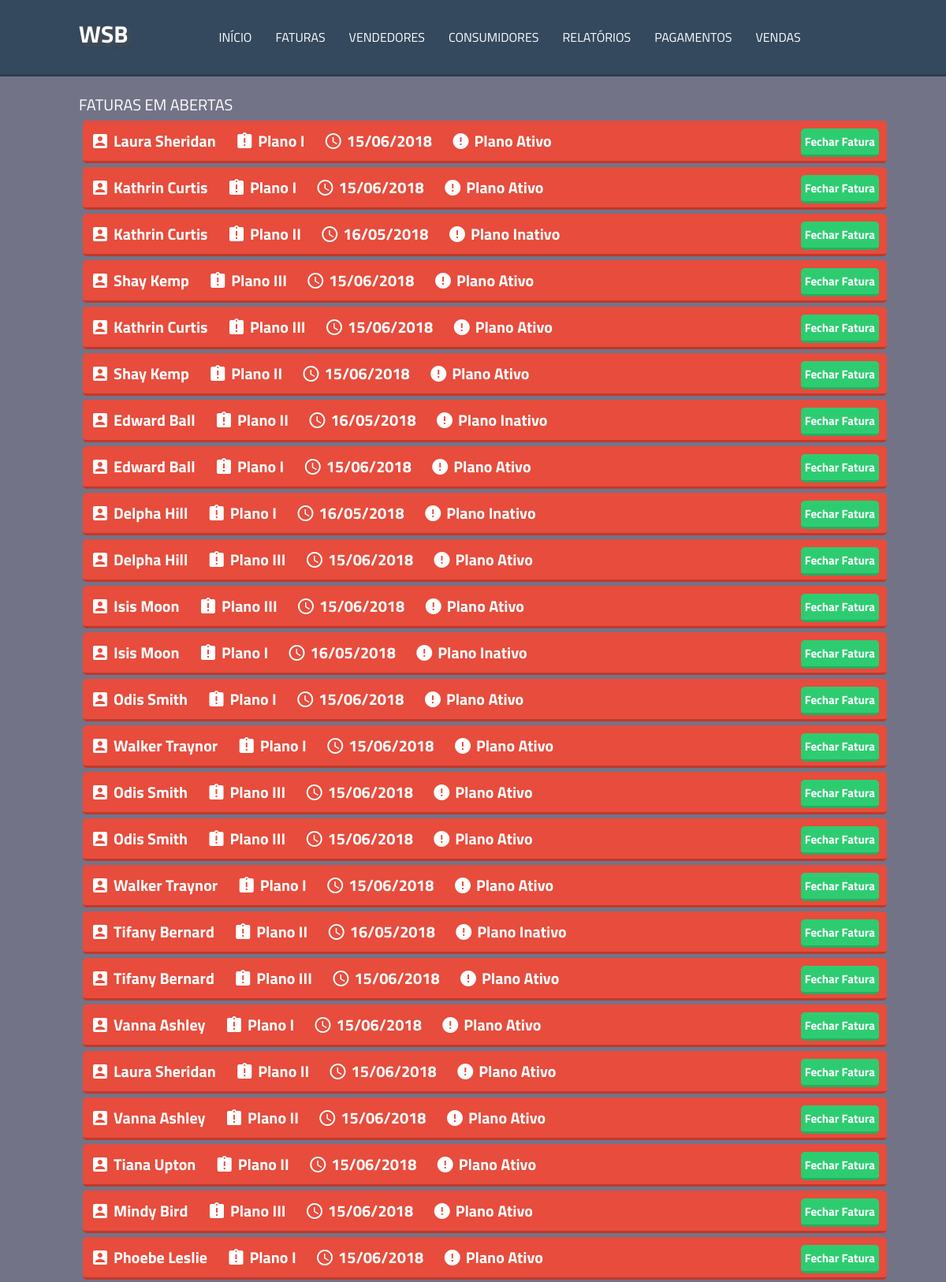
The app's page /fatura (upper part) with its own data.
### tables this page shows
CREATE TABLE `planoconsumidor` (
  `idplanoConsu` int(11) NOT NULL,
  `idconsu` int(11) NOT NULL,
  `idplanos` int(11) NOT NULL,
  `status` tinyint(1) NOT NULL,
  `data` varchar(200) NOT NULL
);

CREATE TABLE `consumidor` (
  `idconsu` int(11) NOT NULL,
  `cpf` varchar(100) NOT NULL,
  `nome` varchar(100) NOT NULL,
  `telefone` varchar(100) NOT NULL,
  `email` varchar(100) NOT NULL
);

CREATE TABLE `planos` (
  `idplanos` int(11) NOT NULL,
  `valor` float NOT NULL,
  `nomePlano` varchar(200) NOT NULL
);

### paginas/fatura.php (the view, shortened to what this page needs)
<div class="container corpo">
	<div id="center">
		<div class="titulo">
			<span>FATURAS EM ABERTAS</span>
		</div>
<?php
    $time = time();
	$query = mysqli_query($con, "SELECT * FROM planoconsumidor WHERE data < '$time' ");
	$count = mysqli_num_rows($query);
	if ($count <= 0) {
		echo '<div class="erro">Nenhuma fatura em aberta!</div>';
	}else{
		while ($row = mysqli_fetch_assoc($query)) {
				$idconsu = $row['idconsu'];
				$idplano = $row['idplanos'];
				$queryConsu = mysqli_query($con, "SELECT * FROM consumidor WHERE idconsu ='$idconsu' ");
				$queryPlano = mysqli_query($con, "SELECT * FROM planos WHERE idplanos = '$idplano'");
				$rowConsu = mysqli_fetch_assoc($queryConsu);
				$rowPlano = mysqli_fetch_assoc($queryPlano);
?>
		<div class="caixaFatura">
			<i class="material-icons" style="vertical-align: -5px; margin-right: 5px;">account_box</i><span><?= $rowConsu['nome'] ?> </span>
			<i class="material-icons" style="vertical-align: -5px; margin-right: 5px;">assignment_late</i><span><?= $rowPlano['nomePlano'] ?></span>
			<i class="material-icons" style="vertical-align: -5px; margin-right: 5px;">query_builder</i><span><?= date('d/m/Y', $row['data']) ?></span>
			<i class="material-icons" style="vertical-align: -5px; margin-right: 5px;">error</i><span>Plano <?php if($row['status'] == 0){echo "Ativo";}else{ echo "Inativo";}?></span>
			<div class="cadastrar"><a href="pagar/<?= $row['idplanoConsu'] ?>"> Fechar Fatura</a></div>
		</div>
	<?php
		}
	}
	?>
	</div>
</div>

### css/style.css (style rules this page uses)
* { margin: 0; padding: 0; }
body { background-color: #DDDDDD; font-family: 'Titillium Web', sans-serif; }
.container { width: 100%; height: auto; float: left; padding: 20px 0; }
.container #center { width: 1000px; margin: 0 auto; float: none; }
a { color: inherit; text-decoration: none; }
.corpo { background: #737388; color: #fff; }
.corpo .titulo { font-size: 20px; width: 100%; }
.caixaFatura { background: #e74c3c; width: 100%; padding: 10px; border-radius: 5px; margin: 5px; font-weight: bold; font-size: 20px; border-bottom: 3px solid #c0392b; }
.caixaFatura span { padding-right: 20px; }
.cadastrar { padding: 5px; background: #2ecc71; border-bottom: 3px solid #27ae60; float: right; font-size: 15px; border-radius: 5px; text-align: center; }

### records on screen
planoconsumidor: idconsu.nome "Laura Sheridan", idplanos.nomePlano "Plano I", data "15/06/2018", status "Ativo"
planoconsumidor: idconsu.nome "Kathrin Curtis", idplanos.nomePlano "Plano I", data "15/06/2018", status "Ativo"
planoconsumidor: idconsu.nome "Kathrin Curtis", idplanos.nomePlano "Plano II", data "16/05/2018", status "Inativo"
planoconsumidor: idconsu.nome "Shay Kemp", idplanos.nomePlano "Plano III", data "15/06/2018", status "Ativo"
planoconsumidor: idconsu.nome "Kathrin Curtis", idplanos.nomePlano "Plano III", data "15/06/2018", status "Ativo"
planoconsumidor: idconsu.nome "Shay Kemp", idplanos.nomePlano "Plano II", data "15/06/2018", status "Ativo"
planoconsumidor: idconsu.nome "Edward Ball", idplanos.nomePlano "Plano II", data "16/05/2018", status "Inativo"
planoconsumidor: idconsu.nome "Edward Ball", idplanos.nomePlano "Plano I", data "15/06/2018", status "Ativo"
planoconsumidor: idconsu.nome "Delpha Hill", idplanos.nomePlano "Plano I", data "16/05/2018", status "Inativo"
planoconsumidor: idconsu.nome "Delpha Hill", idplanos.nomePlano "Plano III", data "15/06/2018", status "Ativo"
planoconsumidor: idconsu.nome "Isis Moon", idplanos.nomePlano "Plano III", data "15/06/2018", status "Ativo"
planoconsumidor: idconsu.nome "Isis Moon", idplanos.nomePlano "Plano I", data "16/05/2018", status "Inativo"
planoconsumidor: idconsu.nome "Odis Smith", idplanos.nomePlano "Plano I", data "15/06/2018", status "Ativo"
planoconsumidor: idconsu.nome "Walker Traynor", idplanos.nomePlano "Plano I", data "15/06/2018", status "Ativo"
planoconsumidor: idconsu.nome "Odis Smith", idplanos.nomePlano "Plano III", data "15/06/2018", status "Ativo"
planoconsumidor: idconsu.nome "Odis Smith", idplanos.nomePlano "Plano III", data "15/06/2018", status "Ativo"
planoconsumidor: idconsu.nome "Walker Traynor", idplanos.nomePlano "Plano I", data "15/06/2018", status "Ativo"
planoconsumidor: idconsu.nome "Tifany Bernard", idplanos.nomePlano "Plano II", data "16/05/2018", status "Inativo"
planoconsumidor: idconsu.nome "Tifany Bernard", idplanos.nomePlano "Plano III", data "15/06/2018", status "Ativo"
planoconsumidor: idconsu.nome "Vanna Ashley", idplanos.nomePlano "Plano I", data "15/06/2018", status "Ativo"
planoconsumidor: idconsu.nome "Laura Sheridan", idplanos.nomePlano "Plano II", data "15/06/2018", status "Ativo"
planoconsumidor: idconsu.nome "Vanna Ashley", idplanos.nomePlano "Plano II", data "15/06/2018", status "Ativo"
planoconsumidor: idconsu.nome "Tiana Upton", idplanos.nomePlano "Plano II", data "15/06/2018", status "Ativo"
planoconsumidor: idconsu.nome "Mindy Bird", idplanos.nomePlano "Plano III", data "15/06/2018", status "Ativo"
planoconsumidor: idconsu.nome "Phoebe Leslie", idplanos.nomePlano "Plano I", data "15/06/2018", status "Ativo"
